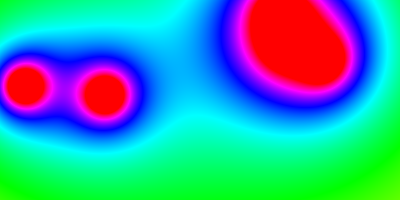
Frame 1 (no input)
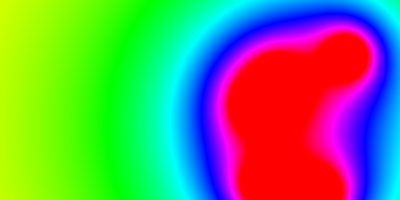
Frame 60 (no input)
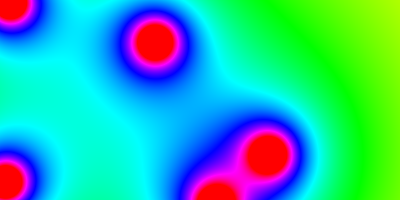
Frame 120 (the mouse pressed at the canvas centre since frame 60)

The p5.js sketch that drew these frames (run headless with seeded random() and noise() and a simulated clock; from frame 60 on, the mouse is pressed at the canvas centre):

// p5.js sketch
// ── sketch.js
let blobs;
const numberOfBlobs = 5;

function setup() {
  createCanvas(400, 200);
  colorMode(HSB);
  pixelDensity(1);
  blobs = [];
  for(let i=0; i<numberOfBlobs; i++) {
    blobs.push(new Blob(random(width), random(height)));
  }
}

function draw() {
  loadPixels();
  manipulation();
  updatePixels();

  blobs.forEach(blob => {
    blob.update();
  });
}

function manipulation() {
  for (let y = 0; y < height; y++) {
    for (let x = 0; x < width; x++) {
      const index = 4 * (x + y * width);
      let col = 0;
      blobs.forEach(blob => {
        const xdif = x-blob.pos.x;
        const ydif = y-blob.pos.y;
        const d = sqrt(xdif*xdif + ydif*ydif);
        col += 150 * blob.r / d;
      });
      set(x,y,color(col,255,255));
    }
  }
}
// ── Blob.js
class Blob {
  constructor(x, y) {
    this.pos = {x: x, y: y};
    this.vel = {x: random(2,5), y: random(2,5)};
    this.r = 30;
  }

  update() {
    this.pos.x += this.vel.x;
    this.pos.y += this.vel.y;
    if(this.pos.x > width || this.pos.x < 0) {
      this.vel.x *= -1;
    }
    if(this.pos.y > height || this.pos.y < 0) {
      this.vel.y *= -1;
    }
  }

  show() {
    noFill();
    stroke(0);
    ellipse(this.pos.x, this.pos.y, this.r*2, this.r*2);
  }
}
